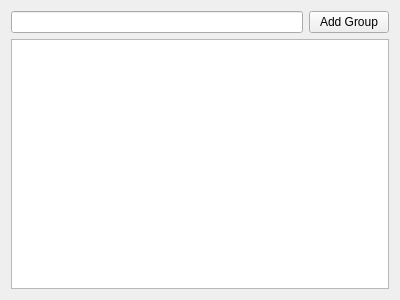
<?xml version="1.0" encoding="UTF-8"?>
<ui version="4.0">
 <class>ManageGroupsTabPageForm</class>
 <widget class="QWidget" name="ManageGroupsTabPageForm">
  <property name="geometry">
   <rect>
    <x>0</x>
    <y>0</y>
    <width>400</width>
    <height>300</height>
   </rect>
  </property>
  <property name="windowTitle">
   <string>Form</string>
  </property>
  <layout class="QGridLayout" name="gridLayout">
   <item row="0" column="0">
    <widget class="QLineEdit" name="GroupNameLineEdit"/>
   </item>
   <item row="0" column="1">
    <widget class="QPushButton" name="AddGroupPushButton">
     <property name="text">
      <string>Add Group</string>
     </property>
    </widget>
   </item>
   <item row="1" column="0" colspan="2">
    <widget class="GroupManagerTreeView" name="GroupsTreeView">
     <property name="dragEnabled">
      <bool>true</bool>
     </property>
     <property name="dragDropMode">
      <enum>QAbstractItemView::InternalMove</enum>
     </property>
     <property name="defaultDropAction">
      <enum>Qt::MoveAction</enum>
     </property>
     <property name="headerHidden">
      <bool>true</bool>
     </property>
    </widget>
   </item>
  </layout>
 </widget>
 <customwidgets>
  <customwidget>
   <class>GroupManagerTreeView</class>
   <extends>QTreeView</extends>
   <header>groupmanagertreeview.h</header>
  </customwidget>
 </customwidgets>
 <resources/>
 <connections/>
</ui>
